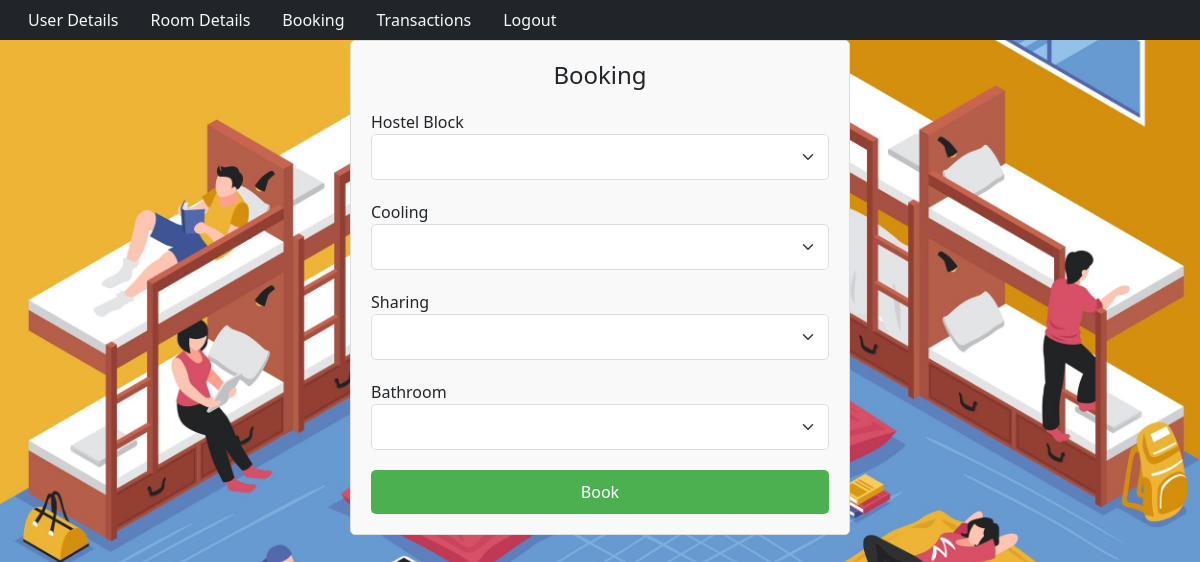
Before: /booking/booking with the older database file.
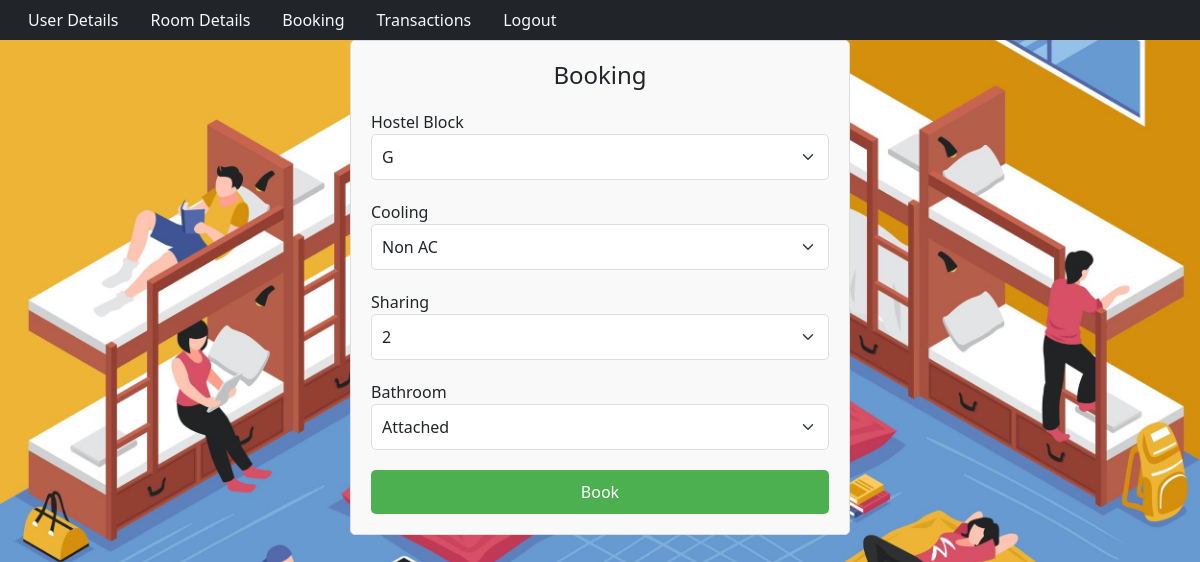
After: the same page with the newer database file.
### booking/models.py (models this page shows, shortened)
class hostel_details(models.Model):
    cooling = models.CharField(max_length=10)
    block = models.CharField(max_length=1)
    sharing = models.IntegerField()
    bathroom = models.CharField(max_length=10)
    price = models.IntegerField()

### booking/views.py (the view, shortened to what this page needs)
# urls.py: path('booking/', include('booking.urls')),
def booking(request):
    template = loader.get_template("booking/booking.html")
    room = ""
    block, cooling, sharing, bathroom = set(), set(), set(), set()
    for x in hostel_details.objects.all():
        block.add(x.block)
        cooling.add(x.cooling)
        sharing.add(x.sharing)
        bathroom.add(x.bathroom)
    context = {
        "room": room,
        "hostel_block": block,
        "cooling": cooling,
        "sharing": sharing,
        "bathroom": bathroom,
    }
    return HttpResponse(template.render(context, request))

### booking/templates/booking/booking.html (shortened to what this page needs)
{% extends 'booking/layout.html' %}
{% block body %}
    <div class="form-container">
        <h3 class="form-header">Booking</h3>
        <form action="{% url 'booking' %}" method="post" name="booking" id="booking">
            <div class="form-group">
                <label for="hostel_block">Hostel Block</label>
                <select id="hostel_block" name="hostel_block" class="form-select">
                    {% for x in hostel_block %}
                    <option value="{{ x }}">{{ x }}</option>
                    {% endfor %}
                </select>
            </div>
            <div class="form-group">
                <label for="cooling">Cooling</label>
                <select id="cooling" name="cooling" class="form-select">
                    {% for x in cooling %}
                    <option value="{{ x }}">{{ x }}</option>
                    {% endfor %}
                </select>
            </div>
            <div class="form-group">
                <label for="sharing">Sharing</label>
                <select id="sharing" name="sharing" class="form-select">
                    {% for x in sharing %}
                    <option value="{{ x }}">{{ x }}</option>
                    {% endfor %}
                </select>
            </div>
            <div class="form-group">
                <label for="bathroom">Bathroom</label>
                <select id="bathroom" name="bathroom" class="form-select">
                    {% for x in bathroom %}
                    <option value="{{ x }}">{{ x }}</option>
                    {% endfor %}
                </select>
            </div>
            <input type="submit" value="Book" class="form-submit">
        </form>
    </div>
{% endblock %}

Changed rows visible on the page:
added hostel_details: cooling "Non AC"
added hostel_details: bathroom "Attached"
Other visible differences:
form field hostel_block: (not shown) → "G"
form field sharing: (not shown) → "2"
